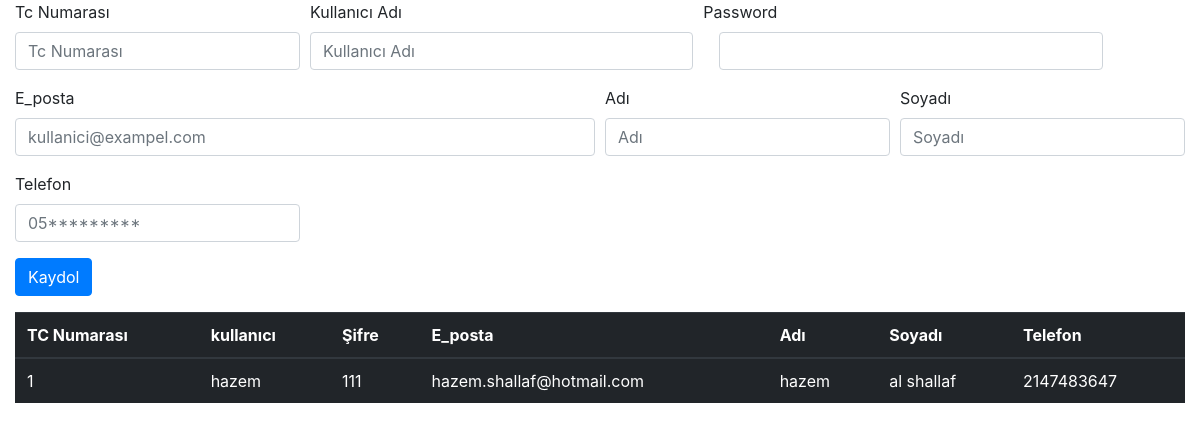
The app's page /hesapolus.php with its own data.
### tables this page shows
CREATE TABLE `kullanici` (
  `TC_NO` int(11) NOT NULL,
  `KULLANICI_ADI` varchar(50) NOT NULL,
  `SIFRE` varchar(50) NOT NULL,
  `E_POSTA` varchar(50) NOT NULL,
  `ADI` varchar(20) NOT NULL,
  `SOYADI` varchar(20) NOT NULL,
  `TELEFON` varchar(12) NOT NULL
);

### hesapolus.php (the view, shortened to what this page needs)
<?php include("header.php"); ?>
<div class="container-fluid">
	<div class="row">
		<div class="col-12">
			<form action="" method="POST">
				<div class="form-row">
					<div class="col-md-3 mb-3">
						<label for="validationDefault01">Tc Numarası</label>
						<input type="text" class="form-control" name="tc" placeholder="Tc Numarası" value="" required>
					</div>
					<div class="col-md-4 mb-3">
						<label for="validationDefault01">Kullanıcı Adı</label>
						<input type="text" class="form-control" name="kuladi" placeholder="Kullanıcı Adı" value="" required>
					</div>
					<div class="col-md-4 mb-3">
						<label for="inputPassword6">Password</label>
						<input type="password" name="sifre" class="form-control mx-sm-3" aria-describedby="passwordHelpInline" required>
					</div>
				</div>
				<div class="form-row">
					<div class="col-md-6 mb-3">
						<label for="exampleInputEmail1">E_posta</label>
						<input type="email" class="form-control" name="email" aria-describedby="emailHelp" placeholder="kullanici@exampel.com " required>
					</div>
					<div class="col-md-3 mb-3">
						<label for="validationDefault01">Adı</label>
						<input type="text" class="form-control" name="adi" placeholder="Adı" value="" required>
					</div>
					<div class="col-md-3 mb-3">
						<label for="validationDefault01">Soyadı</label>
						<input type="text" class="form-control" name="soyadi" placeholder="Soyadı" value="" required>
					</div>
					<div class="col-md-3 mb-3">
						<label for="validationDefault01">Telefon</label>
						<input type="text" class="form-control" name="telefon" placeholder="05*********" value="" required>
					</div>
				</div>
				<input type="submit" class="btn btn-primary" name="btnkayd" value="Kaydol"/>
			</form>
			<?php
			$sql = mysql_query("select
				TC_NO, KULLANICI_ADI, SIFRE ,E_POSTA,ADI,SOYADI,TELEFON
			from kullanici ");
				echo '<table class="table table-dark">
					<thead>
						<tr>
							<th scope="col">TC Numarası</th>
							<th scope="col">kullanıcı</th>
							<th scope="col">Şifre</th>
							<th scope="col">E_posta</th>
							<th scope="col">Adı</th>
							<th scope="col">Soyadı</th>
							<th scope="col">Telefon</th>
						</tr>
					</thead>';
				while($dizi = mysql_fetch_array($sql))
				{
					echo '<tbody>
						<tr>
							<td>'.$dizi["TC_NO"].'</td>
							<td>'.$dizi["KULLANICI_ADI"].'</td>
							<td>'.$dizi["SIFRE"].'</td>
							<td>'.$dizi["E_POSTA"].'</td>
							<td>'.$dizi["ADI"].'</td>
							<td>'.$dizi["SOYADI"].'</td>
							<td>'.$dizi["TELEFON"].'</td>
						</tr>
					</tbody>
				';
				}
				?></table>
		</div>
	</div>
</div>

### stil/stil.css (style rules this page uses)
body { margin: 0 auto ; }

### records on screen
kullanici: TC_NO "1", KULLANICI_ADI "hazem", SIFRE "111", E_POSTA "hazem.shallaf@hotmail.com", ADI "hazem", SOYADI "al shallaf", TELEFON "2147483647"
